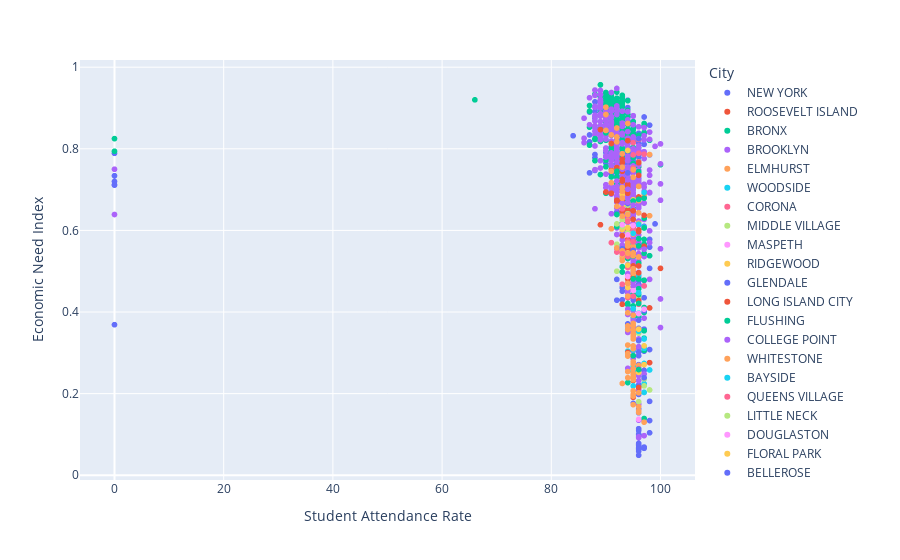

Source (notebook cell):
### Code cell
fig = px.scatter(df2_2, x='Student Attendance Rate', y='Economic Need Index', color='City')
fig.show()

### Figure 1 — Plotly figure (JSON) as saved in the notebook; plotly's stock layout.template omitted (floating-point values rounded to 4 significant figures; data arrays with more than 128 entries replaced by an {"elided": "..."} marker saying what was removed)
{"data": [{"hovertemplate": "City=NEW YORK<br>Student Attendance Rate=%{x}<br>Economic Need Index=%{y}<extra></extra>", "legendgroup": "NEW YORK", "marker": {"color": "#636efa", "symbol": "circle"}, "mode": "markers", "name": "NEW YORK", "showlegend": true, "type": "scattergl", "x": {"elided": "232 int values"}, "xaxis": "x", "y": {"elided": "232 float values"}, "yaxis": "y"}, {"hovertemplate": "City=ROOSEVELT ISLAND<br>Student Attendance Rate=%{x}<br>Economic Need Index=%{y}<extra></extra>", "legendgroup": "ROOSEVELT ISLAND", "marker": {"color": "#EF553B", "symbol": "circle"}, "mode": "markers", "name": "ROOSEVELT ISLAND", "showlegend": true, "type": "scattergl", "x": [95], "xaxis": "x", "y": [0.293], "yaxis": "y"}, {"hovertemplate": "City=BRONX<br>Student Attendance Rate=%{x}<br>Economic Need Index=%{y}<extra></extra>", "legendgroup": "BRONX", "marker": {"color": "#00cc96", "symbol": "circle"}, "mode": "markers", "name": "BRONX", "showlegend": true, "type": "scattergl", "x": {"elided": "297 int values"}, "xaxis": "x", "y": {"elided": "297 float values"}, "yaxis": "y"}, {"hovertemplate": "City=BROOKLYN<br>Student Attendance Rate=%{x}<br>Economic Need Index=%{y}<extra></extra>", "legendgroup": "BROOKLYN", "marker": {"color": "#ab63fa", "symbol": "circle"}, "mode": "markers", "name": "BROOKLYN", "showlegend": true, "type": "scattergl", "x": {"elided": "411 int values"}, "xaxis": "x", "y": {"elided": "411 float values"}, "yaxis": "y"}, {"hovertemplate": "City=ELMHURST<br>Student Attendance Rate=%{x}<br>Economic Need Index=%{y}<extra></extra>", "legendgroup": "ELMHURST", "marker": {"color": "#FFA15A", "symbol": "circle"}, "mode": "markers", "name": "ELMHURST", "showlegend": true, "type": "scattergl", "x": [96, 96, 96, 96, 96, 98, 98, 97], "xaxis": "x", "y": [0.643, 0.618, 0.673, 0.708, 0.535, 0.786, 0.636, 0.688], "yaxis": "y"}, {"hovertemplate": "City=WOODSIDE<br>Student Attendance Rate=%{x}<br>Economic Need Index=%{y}<extra></extra>", "legendgroup": "WOODSIDE", "marker": {"color": "#19d3f3", "symbol": "circle"}, "mode": "markers", "name": "WOODSIDE", "showlegend": true, "type": "scattergl", "x": [97, 96, 96, 95, 93, 97, 95], "xaxis": "x", "y": [0.608, 0.615, 0.49, 0.567, 0.771, 0.693, 0.58], "yaxis": "y"}, {"hovertemplate": "City=CORONA<br>Student Attendance Rate=%{x}<br>Economic Need Index=%{y}<extra></extra>", "legendgroup": "CORONA", "marker": {"color": "#FF6692", "symbol": "circle"}, "mode": "markers", "name": "CORONA", "showlegend": true, "type": "scattergl", "x": [95, 96, 96, 95, 0, 95, 97, 95, 96], "xaxis": "x", "y": [0.753, 0.768, 0.823, 0.748, null, 0.815, 0.787, 0.785, 0.789], "yaxis": "y"}, {"hovertemplate": "City=MIDDLE VILLAGE<br>Student Attendance Rate=%{x}<br>Economic Need Index=%{y}<extra></extra>", "legendgroup": "MIDDLE VILLAGE", "marker": {"color": "#B6E880", "symbol": "circle"}, "mode": "markers", "name": "MIDDLE VILLAGE", "showlegend": true, "type": "scattergl", "x": [96, 92, 96, 96], "xaxis": "x", "y": [0.348, 0.5, 0.18, 0.436], "yaxis": "y"}, {"hovertemplate": "City=MASPETH<br>Student Attendance Rate=%{x}<br>Economic Need Index=%{y}<extra></extra>", "legendgroup": "MASPETH", "marker": {"color": "#FF97FF", "symbol": "circle"}, "mode": "markers", "name": "MASPETH", "showlegend": true, "type": "scattergl", "x": [95, 95, 95], "xaxis": "x", "y": [0.453, 0.573, 0.494], "yaxis": "y"}, {"hovertemplate": "City=RIDGEWOOD<br>Student Attendance Rate=%{x}<br>Economic Need Index=%{y}<extra></extra>", "legendgroup": "RIDGEWOOD", "marker": {"color": "#FECB52", "symbol": "circle"}, "mode": "markers", "name": "RIDGEWOOD", "showlegend": true, "type": "scattergl", "x": [94, 93, 93, 94, 95, 94, 95], "xaxis": "x", "y": [0.697, 0.658, 0.687, 0.607, 0.675, 0.796, 0.487], "yaxis": "y"}, {"hovertemplate": "City=GLENDALE<br>Student Attendance Rate=%{x}<br>Economic Need Index=%{y}<extra></extra>", "legendgroup": "GLENDALE", "marker": {"color": "#636efa", "symbol": "circle"}, "mode": "markers", "name": "GLENDALE", "showlegend": true, "type": "scattergl", "x": [96, 93, 96, 95, 94], "xaxis": "x", "y": [0.825, 0.555, 0.263, 0.436, 0.741], "yaxis": "y"}, {"hovertemplate": "City=LONG ISLAND CITY<br>Student Attendance Rate=%{x}<br>Economic Need Index=%{y}<extra></extra>", "legendgroup": "LONG ISLAND CITY", "marker": {"color": "#EF553B", "symbol": "circle"}, "mode": "markers", "name": "LONG ISLAND CITY", "showlegend": true, "type": "scattergl", "x": [95, 96, 94, 94, 95, 93, 95, 94, 89, 94, 94, 95, 95, 95, 92, 93, 97, 94, 98, 96, 100], "xaxis": "x", "y": [0.648, 0.513, 0.605, 0.699, 0.578, 0.766, 0.232, 0.481, 0.847, 0.82, 0.707, 0.513, 0.512, 0.609, 0.754, 0.745, 0.561, 0.563, 0.276, 0.597, 0.507], "yaxis": "y"}, {"hovertemplate": "City=FLUSHING<br>Student Attendance Rate=%{x}<br>Economic Need Index=%{y}<extra></extra>", "legendgroup": "FLUSHING", "marker": {"color": "#00cc96", "symbol": "circle"}, "mode": "markers", "name": "FLUSHING", "showlegend": true, "type": "scattergl", "x": [97, 96, 97, 97, 97, 97, 96, 97, 95, 97, 95, 95, 96, 97, 94, 92, 96, 96, 96, 96, 97, 92, 96, 98, 95, 97, 96, 97, 97, 97], "xaxis": "x", "y": [0.679, 0.481, 0.606, 0.544, 0.336, 0.411, 0.426, 0.606, 0.549, 0.478, 0.415, 0.537, 0.443, 0.63, 0.531, 0.745, 0.58, 0.457, 0.562, 0.52, 0.578, 0.609, 0.443, 0.538, 0.293, 0.354, 0.389, 0.306, 0.139, 0.399], "yaxis": "y"}, {"hovertemplate": "City=COLLEGE POINT<br>Student Attendance Rate=%{x}<br>Economic Need Index=%{y}<extra></extra>", "legendgroup": "COLLEGE POINT", "marker": {"color": "#ab63fa", "symbol": "circle"}, "mode": "markers", "name": "COLLEGE POINT", "showlegend": true, "type": "scattergl", "x": [95, 94], "xaxis": "x", "y": [0.581, 0.454], "yaxis": "y"}, {"hovertemplate": "City=WHITESTONE<br>Student Attendance Rate=%{x}<br>Economic Need Index=%{y}<extra></extra>", "legendgroup": "WHITESTONE", "marker": {"color": "#FFA15A", "symbol": "circle"}, "mode": "markers", "name": "WHITESTONE", "showlegend": true, "type": "scattergl", "x": [96, 97, 95, 95, 97], "xaxis": "x", "y": [0.269, 0.237, 0.198, 0.34, 0.203], "yaxis": "y"}, {"hovertemplate": "City=BAYSIDE<br>Student Attendance Rate=%{x}<br>Economic Need Index=%{y}<extra></extra>", "legendgroup": "BAYSIDE", "marker": {"color": "#19d3f3", "symbol": "circle"}, "mode": "markers", "name": "BAYSIDE", "showlegend": true, "type": "scattergl", "x": [95, 95, 95, 96, 97, 97, 98, 97, 97, 97, 97, 97, 97], "xaxis": "x", "y": [0.307, 0.219, 0.255, 0.353, 0.224, 0.334, 0.258, 0.274, 0.317, 0.311, 0.224, 0.203, 0.313], "yaxis": "y"}, {"hovertemplate": "City=QUEENS VILLAGE<br>Student Attendance Rate=%{x}<br>Economic Need Index=%{y}<extra></extra>", "legendgroup": "QUEENS VILLAGE", "marker": {"color": "#FF6692", "symbol": "circle"}, "mode": "markers", "name": "QUEENS VILLAGE", "showlegend": true, "type": "scattergl", "x": [96, 94, 94, 94, 94, 96], "xaxis": "x", "y": [0.261, 0.509, 0.536, 0.435, 0.514, 0.419], "yaxis": "y"}, {"hovertemplate": "City=LITTLE NECK<br>Student Attendance Rate=%{x}<br>Economic Need Index=%{y}<extra></extra>", "legendgroup": "LITTLE NECK", "marker": {"color": "#B6E880", "symbol": "circle"}, "mode": "markers", "name": "LITTLE NECK", "showlegend": true, "type": "scattergl", "x": [98, 97, 97], "xaxis": "x", "y": [0.209, 0.236, 0.219], "yaxis": "y"}, {"hovertemplate": "City=DOUGLASTON<br>Student Attendance Rate=%{x}<br>Economic Need Index=%{y}<extra></extra>", "legendgroup": "DOUGLASTON", "marker": {"color": "#FF97FF", "symbol": "circle"}, "mode": "markers", "name": "DOUGLASTON", "showlegend": true, "type": "scattergl", "x": [96], "xaxis": "x", "y": [0.137], "yaxis": "y"}, {"hovertemplate": "City=FLORAL PARK<br>Student Attendance Rate=%{x}<br>Economic Need Index=%{y}<extra></extra>", "legendgroup": "FLORAL PARK", "marker": {"color": "#FECB52", "symbol": "circle"}, "mode": "markers", "name": "FLORAL PARK", "showlegend": true, "type": "scattergl", "x": [96, 97, 97], "xaxis": "x", "y": [0.252, 0.271, 0.317], "yaxis": "y"}, {"hovertemplate": "City=BELLEROSE<br>Student Attendance Rate=%{x}<br>Economic Need Index=%{y}<extra></extra>", "legendgroup": "BELLEROSE", "marker": {"color": "#636efa", "symbol": "circle"}, "mode": "markers", "name": "BELLEROSE", "showlegend": true, "type": "scattergl", "x": [96, 96, 97, 96], "xaxis": "x", "y": [0.33, 0.198, 0.239, 0.302], "yaxis": "y"}, {"hovertemplate": "City=JAMAICA<br>Student Attendance Rate=%{x}<br>Economic Need Index=%{y}<extra></extra>", "legendgroup": "JAMAICA", "marker": {"color": "#EF553B", "symbol": "circle"}, "mode": "markers", "name": "JAMAICA", "showlegend": true, "type": "scattergl", "x": [96, 93, 90, 91, 93, 93, 89, 94, 94, 94, 93, 92, 92, 94, 93, 93, 96, 93, 95, 94, 93, 0, 98, 96, 93, 91, 93, 91, 95, 94, 93, 95], "xaxis": "x", "y": [0.215, 0.677, 0.694, 0.813, 0.775, 0.671, 0.614, 0.555, 0.713, 0.691, 0.546, 0.674, 0.672, 0.576, 0.725, 0.628, 0.428, 0.704, 0.549, 0.578, 0.587, null, 0.41, 0.496, 0.647, 0.691, 0.721, 0.748, 0.572, 0.65, 0.419, 0.485], "yaxis": "y"}, {"hovertemplate": "City=ARVERNE<br>Student Attendance Rate=%{x}<br>Economic Need Index=%{y}<extra></extra>", "legendgroup": "ARVERNE", "marker": {"color": "#00cc96", "symbol": "circle"}, "mode": "markers", "name": "ARVERNE", "showlegend": true, "type": "scattergl", "x": [88, 96], "xaxis": "x", "y": [0.825, 0.744], "yaxis": "y"}, {"hovertemplate": "City=FAR ROCKAWAY<br>Student Attendance Rate=%{x}<br>Economic Need Index=%{y}<extra></extra>", "legendgroup": "FAR ROCKAWAY", "marker": {"color": "#ab63fa", "symbol": "circle"}, "mode": "markers", "name": "FAR ROCKAWAY", "showlegend": true, "type": "scattergl", "x": [91, 90, 92, 91, 90, 91, 94, 98, 93, 93, 94, 95, 94], "xaxis": "x", "y": [0.79, 0.738, 0.794, 0.897, 0.885, 0.76, 0.771, 0.599, 0.667, 0.75, 0.724, 0.67, 0.701], "yaxis": "y"}, {"hovertemplate": "City=SOUTH OZONE PARK<br>Student Attendance Rate=%{x}<br>Economic Need Index=%{y}<extra></extra>", "legendgroup": "SOUTH OZONE PARK", "marker": {"color": "#FFA15A", "symbol": "circle"}, "mode": "markers", "name": "SOUTH OZONE PARK", "showlegend": true, "type": "scattergl", "x": [93, 94, 95, 95, 93, 95, 95, 93, 95, 93], "xaxis": "x", "y": [0.679, 0.624, 0.561, 0.549, 0.63, 0.506, 0.591, 0.55, 0.495, 0.533], "yaxis": "y"}, {"hovertemplate": "City=BROAD CHANNEL<br>Student Attendance Rate=%{x}<br>Economic Need Index=%{y}<extra></extra>", "legendgroup": "BROAD CHANNEL", "marker": {"color": "#19d3f3", "symbol": "circle"}, "mode": "markers", "name": "BROAD CHANNEL", "showlegend": true, "type": "scattergl", "x": [94], "xaxis": "x", "y": [0.304], "yaxis": "y"}, {"hovertemplate": "City=RICHMOND HILL<br>Student Attendance Rate=%{x}<br>Economic Need Index=%{y}<extra></extra>", "legendgroup": "RICHMOND HILL", "marker": {"color": "#FF6692", "symbol": "circle"}, "mode": "markers", "name": "RICHMOND HILL", "showlegend": true, "type": "scattergl", "x": [95, 94, 94, 95, 94, 93, 94], "xaxis": "x", "y": [0.597, 0.574, 0.637, 0.603, 0.622, 0.653, 0.538], "yaxis": "y"}, {"hovertemplate": "City=WOODHAVEN<br>Student Attendance Rate=%{x}<br>Economic Need Index=%{y}<extra></extra>", "legendgroup": "WOODHAVEN", "marker": {"color": "#B6E880", "symbol": "circle"}, "mode": "markers", "name": "WOODHAVEN", "showlegend": true, "type": "scattergl", "x": [94, 94, 94], "xaxis": "x", "y": [0.641, 0.662, 0.595], "yaxis": "y"}, {"hovertemplate": "City=SOUTH RICHMOND HILL<br>Student Attendance Rate=%{x}<br>Economic Need Index=%{y}<extra></extra>", "legendgroup": "SOUTH RICHMOND HILL", "marker": {"color": "#FF97FF", "symbol": "circle"}, "mode": "markers", "name": "SOUTH RICHMOND HILL", "showlegend": true, "type": "scattergl", "x": [95], "xaxis": "x", "y": [0.612], "yaxis": "y"}, {"hovertemplate": "City=OZONE PARK<br>Student Attendance Rate=%{x}<br>Economic Need Index=%{y}<extra></extra>", "legendgroup": "OZONE PARK", "marker": {"color": "#FECB52", "symbol": "circle"}, "mode": "markers", "name": "OZONE PARK", "showlegend": true, "type": "scattergl", "x": [94, 95, 93, 93, 95, 93], "xaxis": "x", "y": [0.606, 0.665, 0.613, 0.541, 0.593, 0.602], "yaxis": "y"}, {"hovertemplate": "City=ROCKAWAY PARK<br>Student Attendance Rate=%{x}<br>Economic Need Index=%{y}<extra></extra>", "legendgroup": "ROCKAWAY PARK", "marker": {"color": "#636efa", "symbol": "circle"}, "mode": "markers", "name": "ROCKAWAY PARK", "showlegend": true, "type": "scattergl", "x": [94, 95, 94, 93, 97], "xaxis": "x", "y": [0.371, 0.551, 0.666, 0.755, 0.403], "yaxis": "y"}, {"hovertemplate": "City=HOWARD BEACH<br>Student Attendance Rate=%{x}<br>Economic Need Index=%{y}<extra></extra>", "legendgroup": "HOWARD BEACH", "marker": {"color": "#EF553B", "symbol": "circle"}, "mode": "markers", "name": "HOWARD BEACH", "showlegend": true, "type": "scattergl", "x": [94, 95, 95], "xaxis": "x", "y": [0.301, 0.191, 0.369], "yaxis": "y"}, {"hovertemplate": "City=ROCKAWAY BEACH<br>Student Attendance Rate=%{x}<br>Economic Need Index=%{y}<extra></extra>", "legendgroup": "ROCKAWAY BEACH", "marker": {"color": "#00cc96", "symbol": "circle"}, "mode": "markers", "name": "ROCKAWAY BEACH", "showlegend": true, "type": "scattergl", "x": [90], "xaxis": "x", "y": [0.839], "yaxis": "y"}, {"hovertemplate": "City=KEW GARDENS<br>Student Attendance Rate=%{x}<br>Economic Need Index=%{y}<extra></extra>", "legendgroup": "KEW GARDENS", "marker": {"color": "#ab63fa", "symbol": "circle"}, "mode": "markers", "name": "KEW GARDENS", "showlegend": true, "type": "scattergl", "x": [95], "xaxis": "x", "y": [0.466], "yaxis": "y"}, {"hovertemplate": "City=FOREST HILLS<br>Student Attendance Rate=%{x}<br>Economic Need Index=%{y}<extra></extra>", "legendgroup": "FOREST HILLS", "marker": {"color": "#FFA15A", "symbol": "circle"}, "mode": "markers", "name": "FOREST HILLS", "showlegend": true, "type": "scattergl", "x": [96, 96, 95, 96, 95, 97], "xaxis": "x", "y": [0.168, 0.202, 0.372, 0.154, 0.545, 0.13], "yaxis": "y"}, {"hovertemplate": "City=REGO PARK<br>Student Attendance Rate=%{x}<br>Economic Need Index=%{y}<extra></extra>", "legendgroup": "REGO PARK", "marker": {"color": "#19d3f3", "symbol": "circle"}, "mode": "markers", "name": "REGO PARK", "showlegend": true, "type": "scattergl", "x": [96, 95, 96, 95, 95, 95], "xaxis": "x", "y": [0.447, 0.408, 0.397, 0.267, 0.391, 0.593], "yaxis": "y"}, {"hovertemplate": "City=SPRINGFIELD GARDENS<br>Student Attendance Rate=%{x}<br>Economic Need Index=%{y}<extra></extra>", "legendgroup": "SPRINGFIELD GARDENS", "marker": {"color": "#FF6692", "symbol": "circle"}, "mode": "markers", "name": "SPRINGFIELD GARDENS", "showlegend": true, "type": "scattergl", "x": [94, 93, 94, 91, 93, 95, 97, 95, 92, 92, 95], "xaxis": "x", "y": [0.543, 0.468, 0.639, 0.57, 0.543, 0.572, 0.464, 0.367, 0.557, 0.547, 0.439], "yaxis": "y"}, {"hovertemplate": "City=HOLLIS<br>Student Attendance Rate=%{x}<br>Economic Need Index=%{y}<extra></extra>", "legendgroup": "HOLLIS", "marker": {"color": "#B6E880", "symbol": "circle"}, "mode": "markers", "name": "HOLLIS", "showlegend": true, "type": "scattergl", "x": [93, 92, 92, 93], "xaxis": "x", "y": [0.625, 0.616, 0.566, 0.609], "yaxis": "y"}, {"hovertemplate": "City=SAINT ALBANS<br>Student Attendance Rate=%{x}<br>Economic Need Index=%{y}<extra></extra>", "legendgroup": "SAINT ALBANS", "marker": {"color": "#FF97FF", "symbol": "circle"}, "mode": "markers", "name": "SAINT ALBANS", "showlegend": true, "type": "scattergl", "x": [93, 94, 94, 96, 97], "xaxis": "x", "y": [0.614, 0.589, 0.487, 0.396, 0.407], "yaxis": "y"}, {"hovertemplate": "City=ROSEDALE<br>Student Attendance Rate=%{x}<br>Economic Need Index=%{y}<extra></extra>", "legendgroup": "ROSEDALE", "marker": {"color": "#FECB52", "symbol": "circle"}, "mode": "markers", "name": "ROSEDALE", "showlegend": true, "type": "scattergl", "x": [94, 94, 94, 96], "xaxis": "x", "y": [0.46, 0.545, 0.515, 0.358], "yaxis": "y"}, {"hovertemplate": "City=CAMBRIA HEIGHTS<br>Student Attendance Rate=%{x}<br>Economic Need Index=%{y}<extra></extra>", "legendgroup": "CAMBRIA HEIGHTS", "marker": {"color": "#636efa", "symbol": "circle"}, "mode": "markers", "name": "CAMBRIA HEIGHTS", "showlegend": true, "type": "scattergl", "x": [92, 96], "xaxis": "x", "y": [0.48, 0.38], "yaxis": "y"}, {"hovertemplate": "City=JACKSON HEIGHTS<br>Student Attendance Rate=%{x}<br>Economic Need Index=%{y}<extra></extra>", "legendgroup": "JACKSON HEIGHTS", "marker": {"color": "#EF553B", "symbol": "circle"}, "mode": "markers", "name": "JACKSON HEIGHTS", "showlegend": true, "type": "scattergl", "x": [94, 97, 96, 96, 95, 96, 96, 96], "xaxis": "x", "y": [0.471, 0.637, 0.682, 0.735, 0.627, 0.601, 0.766, 0.513], "yaxis": "y"}, {"hovertemplate": "City=ASTORIA<br>Student Attendance Rate=%{x}<br>Economic Need Index=%{y}<extra></extra>", "legendgroup": "ASTORIA", "marker": {"color": "#00cc96", "symbol": "circle"}, "mode": "markers", "name": "ASTORIA", "showlegend": true, "type": "scattergl", "x": [94, 96, 95, 96, 96, 95], "xaxis": "x", "y": [0.568, 0.421, 0.672, 0.676, 0.259, 0.481], "yaxis": "y"}, {"hovertemplate": "City=EAST ELMHURST<br>Student Attendance Rate=%{x}<br>Economic Need Index=%{y}<extra></extra>", "legendgroup": "EAST ELMHURST", "marker": {"color": "#ab63fa", "symbol": "circle"}, "mode": "markers", "name": "EAST ELMHURST", "showlegend": true, "type": "scattergl", "x": [94, 95, 97], "xaxis": "x", "y": [0.669, 0.662, 0.554], "yaxis": "y"}, {"hovertemplate": "City=STATEN ISLAND<br>Student Attendance Rate=%{x}<br>Economic Need Index=%{y}<extra></extra>", "legendgroup": "STATEN ISLAND", "marker": {"color": "#FFA15A", "symbol": "circle"}, "mode": "markers", "name": "STATEN ISLAND", "showlegend": true, "type": "scattergl", "x": [94, 93, 95, 94, 96, 95, 94, 95, 94, 94, 92, 92, 93, 94, 93, 93, 95, 94, 95, 92, 93, 95, 95, 90, 95, 93, 94, 95, 95, 94, 94, 95, 91, 93, 92, 95, 91, 95, 91, 94, 95, 94, 95, 95, 90, 94, 95, 91, 95, 95, 95, 94, 92, 95, 90, 95, 94, 94, 95, 95], "xaxis": "x", "y": [0.298, 0.526, 0.194, 0.292, 0.158, 0.239, 0.239, 0.273, 0.567, 0.639, 0.829, 0.851, 0.755, 0.862, 0.788, 0.696, 0.261, 0.254, 0.392, 0.557, 0.705, 0.347, 0.31, 0.902, 0.243, 0.225, 0.319, 0.173, 0.538, 0.562, 0.47, 0.249, 0.834, 0.635, 0.659, 0.334, 0.745, 0.234, 0.604, 0.398, 0.24, 0.439, 0.278, 0.25, 0.845, 0.357, 0.356, 0.717, 0.317, 0.503, 0.371, 0.366, 0.817, 0.207, 0.884, 0.366, 0.569, 0.544, 0.749, 0.73], "yaxis": "y"}], "layout": {"legend": {"title": {"text": "City"}, "tracegroupgap": 0}, "margin": {"t": 60}, "xaxis": {"anchor": "y", "domain": [0, 1], "title": {"text": "Student Attendance Rate"}}, "yaxis": {"anchor": "x", "domain": [0, 1], "title": {"text": "Economic Need Index"}}}}
